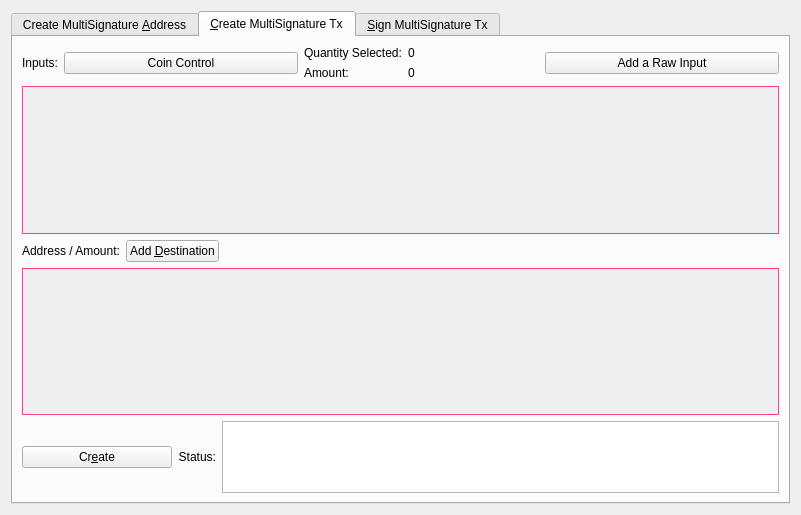
<?xml version="1.0" encoding="UTF-8"?>
<ui version="4.0">
 <class>MultisigDialog</class>
 <widget class="QDialog" name="MultisigDialog">
  <property name="geometry">
   <rect>
    <x>0</x>
    <y>0</y>
    <width>801</width>
    <height>515</height>
   </rect>
  </property>
  <property name="sizePolicy">
   <sizepolicy hsizetype="Fixed" vsizetype="Fixed">
    <horstretch>0</horstretch>
    <verstretch>0</verstretch>
   </sizepolicy>
  </property>
  <property name="windowTitle">
   <string>Multisignature Address Interactions</string>
  </property>
  <layout class="QVBoxLayout" name="verticalLayout_8">
   <item>
    <widget class="QTabWidget" name="multisigTabWidget">
     <property name="styleSheet">
      <string notr="true">QScrollArea{border: 1px solid #fe3d90;}</string>
     </property>
     <property name="currentIndex">
      <number>1</number>
     </property>
     <widget class="QWidget" name="addMultisigTab">
      <property name="sizePolicy">
       <sizepolicy hsizetype="Minimum" vsizetype="Minimum">
        <horstretch>0</horstretch>
        <verstretch>0</verstretch>
       </sizepolicy>
      </property>
      <attribute name="title">
       <string>Create MultiSignature &amp;Address</string>
      </attribute>
      <layout class="QVBoxLayout" name="verticalLayout">
       <item>
        <layout class="QHBoxLayout" name="enterMLayout">
         <item>
          <widget class="QSpinBox" name="enterMSpinbox">
           <property name="sizePolicy">
            <sizepolicy hsizetype="Fixed" vsizetype="Fixed">
             <horstretch>0</horstretch>
             <verstretch>0</verstretch>
            </sizepolicy>
           </property>
           <property name="toolTip">
            <string>How many people must sign to verify a transaction</string>
           </property>
           <property name="minimum">
            <number>1</number>
           </property>
           <property name="maximum">
            <number>15</number>
           </property>
           <property name="value">
            <number>1</number>
           </property>
          </widget>
         </item>
         <item>
          <widget class="QLabel" name="enterMLabel">
           <property name="text">
            <string>Enter the minimum number of signatures required to sign transactions</string>
           </property>
          </widget>
         </item>
        </layout>
       </item>
       <item>
        <layout class="QHBoxLayout" name="addressLabelLayout">
         <item>
          <widget class="QLabel" name="addressLableLabel">
           <property name="text">
            <string>Address Label:</string>
           </property>
          </widget>
         </item>
         <item>
          <widget class="QLineEdit" name="multisigAddressLabel"/>
         </item>
        </layout>
       </item>
       <item>
        <layout class="QHBoxLayout" name="addAddressLayout">
         <item>
          <widget class="QPushButton" name="addAddressButton">
           <property name="toolTip">
            <string>Add another address that could sign to verify a transaction from the multisig address.</string>
           </property>
           <property name="text">
            <string>&amp;Add Address / Key</string>
           </property>
           <property name="icon">
            <iconset resource="../funcoin.qrc">
             <normaloff>:/icons/add</normaloff>:/icons/add</iconset>
           </property>
           <property name="autoDefault">
            <bool>false</bool>
           </property>
          </widget>
         </item>
         <item>
          <widget class="QLabel" name="addAddressLabel">
           <property name="sizePolicy">
            <sizepolicy hsizetype="Preferred" vsizetype="Fixed">
             <horstretch>0</horstretch>
             <verstretch>0</verstretch>
            </sizepolicy>
           </property>
           <property name="text">
            <string>Local addresses or public keys that can sign:</string>
           </property>
          </widget>
         </item>
         <item>
          <spacer name="addAddressSpacer_2">
           <property name="orientation">
            <enum>Qt::Horizontal</enum>
           </property>
           <property name="sizeHint" stdset="0">
            <size>
             <width>40</width>
             <height>10</height>
            </size>
           </property>
          </spacer>
         </item>
        </layout>
       </item>
       <item>
        <widget class="QScrollArea" name="addAddressScrollArea">
         <property name="sizePolicy">
          <sizepolicy hsizetype="Preferred" vsizetype="Expanding">
           <horstretch>0</horstretch>
           <verstretch>0</verstretch>
          </sizepolicy>
         </property>
         <property name="widgetResizable">
          <bool>true</bool>
         </property>
         <widget class="QWidget" name="addAddressWidget">
          <property name="geometry">
           <rect>
            <x>0</x>
            <y>0</y>
            <width>759</width>
            <height>166</height>
           </rect>
          </property>
          <layout class="QVBoxLayout" name="verticalLayout_5">
           <item>
            <layout class="QVBoxLayout" name="addressList"/>
           </item>
           <item>
            <spacer name="verticalSpacer">
             <property name="orientation">
              <enum>Qt::Vertical</enum>
             </property>
             <property name="sizeHint" stdset="0">
              <size>
               <width>20</width>
               <height>40</height>
              </size>
             </property>
            </spacer>
           </item>
          </layout>
         </widget>
        </widget>
       </item>
       <item>
        <layout class="QHBoxLayout" name="addMultisigLayout">
         <item>
          <widget class="QPushButton" name="addMultisigButton">
           <property name="sizePolicy">
            <sizepolicy hsizetype="Preferred" vsizetype="Fixed">
             <horstretch>0</horstretch>
             <verstretch>0</verstretch>
            </sizepolicy>
           </property>
           <property name="toolTip">
            <string>Create a new multisig address</string>
           </property>
           <property name="toolTipDuration">
            <number>-3</number>
           </property>
           <property name="text">
            <string>C&amp;reate</string>
           </property>
           <property name="icon">
            <iconset resource="../funcoin.qrc">
             <normaloff>:/icons/filesave</normaloff>:/icons/filesave</iconset>
           </property>
           <property name="autoDefault">
            <bool>false</bool>
           </property>
          </widget>
         </item>
         <item>
          <widget class="QLabel" name="label">
           <property name="text">
            <string>Status:</string>
           </property>
          </widget>
         </item>
         <item>
          <widget class="QTextEdit" name="addMultisigStatus">
           <property name="sizePolicy">
            <sizepolicy hsizetype="Expanding" vsizetype="Fixed">
             <horstretch>0</horstretch>
             <verstretch>0</verstretch>
            </sizepolicy>
           </property>
           <property name="maximumSize">
            <size>
             <width>16777215</width>
             <height>75</height>
            </size>
           </property>
           <property name="readOnly">
            <bool>true</bool>
           </property>
           <property name="textInteractionFlags">
            <set>Qt::TextSelectableByKeyboard|Qt::TextSelectableByMouse</set>
           </property>
          </widget>
         </item>
        </layout>
       </item>
       <item>
        <widget class="QLabel" name="label_2">
         <property name="sizePolicy">
          <sizepolicy hsizetype="Preferred" vsizetype="Preferred">
           <horstretch>0</horstretch>
           <verstretch>0</verstretch>
          </sizepolicy>
         </property>
         <property name="text">
          <string>Use below to quickly import an address by its redeem. Don't forget to add a label before clicking import!
Keep in mind, the wallet will rescan the blockchain to find transactions containing the new address.
Please be patient after clicking import.</string>
         </property>
         <property name="scaledContents">
          <bool>false</bool>
         </property>
         <property name="wordWrap">
          <bool>true</bool>
         </property>
        </widget>
       </item>
       <item>
        <layout class="QHBoxLayout" name="importLayout">
         <item>
          <widget class="QPushButton" name="importAddressButton">
           <property name="sizePolicy">
            <sizepolicy hsizetype="Fixed" vsizetype="Fixed">
             <horstretch>0</horstretch>
             <verstretch>0</verstretch>
            </sizepolicy>
           </property>
           <property name="text">
            <string>&amp;Import Redeem</string>
           </property>
           <property name="icon">
            <iconset resource="../funcoin.qrc">
             <normaloff>:/icons/receiving_addresses</normaloff>:/icons/receiving_addresses</iconset>
           </property>
          </widget>
         </item>
         <item>
          <widget class="QLineEdit" name="importRedeem">
           <property name="sizePolicy">
            <sizepolicy hsizetype="Preferred" vsizetype="Fixed">
             <horstretch>0</horstretch>
             <verstretch>0</verstretch>
            </sizepolicy>
           </property>
          </widget>
         </item>
        </layout>
       </item>
      </layout>
     </widget>
     <widget class="QWidget" name="createTransactionTab">
      <attribute name="title">
       <string>&amp;Create MultiSignature Tx</string>
      </attribute>
      <layout class="QVBoxLayout" name="verticalLayout_3">
       <item>
        <layout class="QHBoxLayout" name="horizontalLayout_2">
         <item>
          <layout class="QVBoxLayout" name="createTxLayout">
           <item>
            <layout class="QHBoxLayout" name="addTxInputLayout">
             <item>
              <widget class="QLabel" name="addTxInputLabel">
               <property name="sizePolicy">
                <sizepolicy hsizetype="Fixed" vsizetype="Preferred">
                 <horstretch>0</horstretch>
                 <verstretch>0</verstretch>
                </sizepolicy>
               </property>
               <property name="text">
                <string>Inputs:</string>
               </property>
              </widget>
             </item>
             <item>
              <widget class="QPushButton" name="pushButtonCoinControl">
               <property name="sizePolicy">
                <sizepolicy hsizetype="Preferred" vsizetype="Fixed">
                 <horstretch>0</horstretch>
                 <verstretch>0</verstretch>
                </sizepolicy>
               </property>
               <property name="text">
                <string>Coin Control</string>
               </property>
              </widget>
             </item>
             <item>
              <layout class="QFormLayout" name="formLayout_2">
               <property name="rightMargin">
                <number>10</number>
               </property>
               <item row="0" column="0">
                <widget class="QLabel" name="labelQuantity">
                 <property name="text">
                  <string>Quantity Selected:</string>
                 </property>
                </widget>
               </item>
               <item row="0" column="1">
                <widget class="QLabel" name="labelQuantity_int">
                 <property name="text">
                  <string>0</string>
                 </property>
                </widget>
               </item>
               <item row="1" column="0">
                <widget class="QLabel" name="labelAmount">
                 <property name="text">
                  <string>Amount:</string>
                 </property>
                </widget>
               </item>
               <item row="1" column="1">
                <widget class="QLabel" name="labelAmount_int">
                 <property name="text">
                  <string>0</string>
                 </property>
                </widget>
               </item>
              </layout>
             </item>
             <item>
              <widget class="QPushButton" name="addInputButton">
               <property name="sizePolicy">
                <sizepolicy hsizetype="Preferred" vsizetype="Fixed">
                 <horstretch>0</horstretch>
                 <verstretch>0</verstretch>
                </sizepolicy>
               </property>
               <property name="toolTip">
                <string>Add an input to fund the outputs</string>
               </property>
               <property name="text">
                <string>Add a Raw Input</string>
               </property>
               <property name="icon">
                <iconset resource="../funcoin.qrc">
                 <normaloff>:/css/default</normaloff>:/css/default</iconset>
               </property>
              </widget>
             </item>
            </layout>
           </item>
           <item>
            <widget class="QScrollArea" name="txInputsScrollArea">
             <property name="sizePolicy">
              <sizepolicy hsizetype="Preferred" vsizetype="Expanding">
               <horstretch>0</horstretch>
               <verstretch>0</verstretch>
              </sizepolicy>
             </property>
             <property name="widgetResizable">
              <bool>true</bool>
             </property>
             <widget class="QWidget" name="txInputsWidget">
              <property name="geometry">
               <rect>
                <x>0</x>
                <y>0</y>
                <width>747</width>
                <height>131</height>
               </rect>
              </property>
              <layout class="QVBoxLayout" name="verticalLayout_7">
               <item>
                <layout class="QVBoxLayout" name="inputsList"/>
               </item>
               <item>
                <spacer name="txInputsSpacer">
                 <property name="orientation">
                  <enum>Qt::Vertical</enum>
                 </property>
                 <property name="sizeHint" stdset="0">
                  <size>
                   <width>20</width>
                   <height>80</height>
                  </size>
                 </property>
                </spacer>
               </item>
              </layout>
             </widget>
            </widget>
           </item>
           <item>
            <layout class="QHBoxLayout" name="addDestinationLayout">
             <item>
              <widget class="QLabel" name="addDestinationLabel">
               <property name="text">
                <string>Address / Amount:</string>
               </property>
              </widget>
             </item>
             <item>
              <widget class="QPushButton" name="addDestinationButton">
               <property name="sizePolicy">
                <sizepolicy hsizetype="Fixed" vsizetype="Fixed">
                 <horstretch>0</horstretch>
                 <verstretch>0</verstretch>
                </sizepolicy>
               </property>
               <property name="toolTip">
                <string>Add destinations to send FUN to</string>
               </property>
               <property name="text">
                <string>Add &amp;Destination</string>
               </property>
               <property name="icon">
                <iconset resource="../funcoin.qrc">
                 <normaloff>:/icons/add</normaloff>:/icons/add</iconset>
               </property>
              </widget>
             </item>
             <item>
              <spacer name="addDestinationHorizontalSpacer">
               <property name="orientation">
                <enum>Qt::Horizontal</enum>
               </property>
               <property name="sizeHint" stdset="0">
                <size>
                 <width>40</width>
                 <height>20</height>
                </size>
               </property>
              </spacer>
             </item>
            </layout>
           </item>
           <item>
            <widget class="QScrollArea" name="destionationsScrollArea">
             <property name="sizePolicy">
              <sizepolicy hsizetype="Expanding" vsizetype="Expanding">
               <horstretch>0</horstretch>
               <verstretch>0</verstretch>
              </sizepolicy>
             </property>
             <property name="widgetResizable">
              <bool>true</bool>
             </property>
             <widget class="QWidget" name="destinationsScrollAreaContents">
              <property name="geometry">
               <rect>
                <x>0</x>
                <y>0</y>
                <width>747</width>
                <height>130</height>
               </rect>
              </property>
              <layout class="QVBoxLayout" name="verticalLayout_11">
               <item>
                <layout class="QVBoxLayout" name="destinationsList"/>
               </item>
               <item>
                <spacer name="destinationsSpacer">
                 <property name="orientation">
                  <enum>Qt::Vertical</enum>
                 </property>
                 <property name="sizeHint" stdset="0">
                  <size>
                   <width>20</width>
                   <height>20</height>
                  </size>
                 </property>
                </spacer>
               </item>
              </layout>
             </widget>
            </widget>
           </item>
           <item>
            <layout class="QHBoxLayout" name="horizontalLayout_4">
             <item>
              <widget class="QPushButton" name="createButton">
               <property name="sizePolicy">
                <sizepolicy hsizetype="Fixed" vsizetype="Fixed">
                 <horstretch>0</horstretch>
                 <verstretch>0</verstretch>
                </sizepolicy>
               </property>
               <property name="minimumSize">
                <size>
                 <width>150</width>
                 <height>0</height>
                </size>
               </property>
               <property name="toolTip">
                <string>Create a transaction object using the given inputs to the given outputs</string>
               </property>
               <property name="text">
                <string>Cr&amp;eate</string>
               </property>
               <property name="icon">
                <iconset resource="../funcoin.qrc">
                 <normaloff>:/icons/export</normaloff>:/icons/export</iconset>
               </property>
               <property name="autoDefault">
                <bool>false</bool>
               </property>
               <property name="default">
                <bool>true</bool>
               </property>
              </widget>
             </item>
             <item>
              <widget class="QLabel" name="createButtonLabel">
               <property name="sizePolicy">
                <sizepolicy hsizetype="Fixed" vsizetype="Preferred">
                 <horstretch>0</horstretch>
                 <verstretch>0</verstretch>
                </sizepolicy>
               </property>
               <property name="text">
                <string>Status:</string>
               </property>
               <property name="alignment">
                <set>Qt::AlignRight|Qt::AlignTrailing|Qt::AlignVCenter</set>
               </property>
              </widget>
             </item>
             <item>
              <widget class="QTextEdit" name="createButtonStatus">
               <property name="sizePolicy">
                <sizepolicy hsizetype="Expanding" vsizetype="Minimum">
                 <horstretch>0</horstretch>
                 <verstretch>0</verstretch>
                </sizepolicy>
               </property>
               <property name="maximumSize">
                <size>
                 <width>16777215</width>
                 <height>16777215</height>
                </size>
               </property>
               <property name="sizeAdjustPolicy">
                <enum>QAbstractScrollArea::AdjustToContents</enum>
               </property>
               <property name="readOnly">
                <bool>true</bool>
               </property>
              </widget>
             </item>
            </layout>
           </item>
          </layout>
         </item>
         <item>
          <layout class="QHBoxLayout" name="horizontalLayout_3"/>
         </item>
        </layout>
       </item>
      </layout>
     </widget>
     <widget class="QWidget" name="signMultisigTransaction">
      <property name="styleSheet">
       <string notr="true">
         txScrollArea:{
         border: 1px solid #fe3d90;
         }
         keyScrollArea:{
         border: 1px solid #fe3d90;
         }
         txScrollArea:{
         border: 1px solid #fe3d90;
         }</string>
      </property>
      <attribute name="title">
       <string>&amp;Sign MultiSignature Tx</string>
      </attribute>
      <layout class="QVBoxLayout" name="verticalLayout_4">
       <item>
        <layout class="QHBoxLayout" name="transactionHexLayout">
         <item>
          <widget class="QLabel" name="transactionHexLabel">
           <property name="text">
            <string>Transaction Hex:</string>
           </property>
          </widget>
         </item>
         <item>
          <widget class="QLineEdit" name="transactionHex">
           <property name="toolTip">
            <string/>
           </property>
          </widget>
         </item>
        </layout>
       </item>
       <item>
        <layout class="QHBoxLayout" name="horizontalLayout">
         <item>
          <layout class="QVBoxLayout" name="verticalLayout_2">
           <item>
            <layout class="QHBoxLayout" name="horizontalLayout_7">
             <item>
              <widget class="QPushButton" name="signButton">
               <property name="sizePolicy">
                <sizepolicy hsizetype="Preferred" vsizetype="Fixed">
                 <horstretch>0</horstretch>
                 <verstretch>0</verstretch>
                </sizepolicy>
               </property>
               <property name="minimumSize">
                <size>
                 <width>150</width>
                 <height>0</height>
                </size>
               </property>
               <property name="toolTip">
                <string>Sign the transaction from this wallet or from provided private keys</string>
               </property>
               <property name="text">
                <string>S&amp;ign</string>
               </property>
               <property name="icon">
                <iconset resource="../funcoin.qrc">
                 <normaloff>:/icons/edit</normaloff>:/icons/edit</iconset>
               </property>
               <property name="autoDefault">
                <bool>false</bool>
               </property>
               <property name="default">
                <bool>true</bool>
               </property>
              </widget>
             </item>
             <item>
              <widget class="QPushButton" name="commitButton">
               <property name="enabled">
                <bool>false</bool>
               </property>
               <property name="sizePolicy">
                <sizepolicy hsizetype="Preferred" vsizetype="Fixed">
                 <horstretch>0</horstretch>
                 <verstretch>0</verstretch>
                </sizepolicy>
               </property>
               <property name="toolTip">
                <string>&lt;html&gt;&lt;head/&gt;&lt;body&gt;&lt;p&gt;DISABLED until transaction has been signed enough times.&lt;/p&gt;&lt;/body&gt;&lt;/html&gt;</string>
               </property>
               <property name="autoFillBackground">
                <bool>false</bool>
               </property>
               <property name="text">
                <string>Co&amp;mmit</string>
               </property>
               <property name="icon">
                <iconset resource="../funcoin.qrc">
                 <normaloff>:/icons/send</normaloff>:/icons/send</iconset>
               </property>
               <property name="autoDefault">
                <bool>true</bool>
               </property>
              </widget>
             </item>
             <item>
              <layout class="QHBoxLayout" name="addPrivKeyLayout">
               <item>
                <widget class="QPushButton" name="addPrivKeyButton">
                 <property name="sizePolicy">
                  <sizepolicy hsizetype="Fixed" vsizetype="Fixed">
                   <horstretch>0</horstretch>
                   <verstretch>0</verstretch>
                  </sizepolicy>
                 </property>
                 <property name="toolTip">
                  <string>Add private keys to sign the transaction with</string>
                 </property>
                 <property name="text">
                  <string>Add Private &amp;Key</string>
                 </property>
                 <property name="icon">
                  <iconset resource="../funcoin.qrc">
                   <normaloff>:/icons/add</normaloff>:/icons/add</iconset>
                 </property>
                </widget>
               </item>
               <item>
                <widget class="QLabel" name="addPrivKeyLabel">
                 <property name="text">
                  <string>Sign with only private keys (Not Recommened)</string>
                 </property>
                </widget>
               </item>
              </layout>
             </item>
            </layout>
           </item>
           <item>
            <layout class="QHBoxLayout" name="horizontalLayout_5">
             <item>
              <widget class="QLabel" name="signButtonStatusLabel">
               <property name="text">
                <string>Status:</string>
               </property>
              </widget>
             </item>
             <item>
              <widget class="QTextEdit" name="signButtonStatus">
               <property name="sizePolicy">
                <sizepolicy hsizetype="Expanding" vsizetype="Preferred">
                 <horstretch>0</horstretch>
                 <verstretch>0</verstretch>
                </sizepolicy>
               </property>
               <property name="maximumSize">
                <size>
                 <width>16777215</width>
                 <height>16777215</height>
                </size>
               </property>
               <property name="verticalScrollBarPolicy">
                <enum>Qt::ScrollBarAsNeeded</enum>
               </property>
               <property name="readOnly">
                <bool>true</bool>
               </property>
               <property name="textInteractionFlags">
                <set>Qt::TextSelectableByKeyboard|Qt::TextSelectableByMouse</set>
               </property>
              </widget>
             </item>
            </layout>
           </item>
           <item>
            <widget class="QScrollArea" name="keyScrollArea">
             <property name="sizePolicy">
              <sizepolicy hsizetype="Expanding" vsizetype="Expanding">
               <horstretch>0</horstretch>
               <verstretch>0</verstretch>
              </sizepolicy>
             </property>
             <property name="sizeAdjustPolicy">
              <enum>QAbstractScrollArea::AdjustToContents</enum>
             </property>
             <property name="widgetResizable">
              <bool>true</bool>
             </property>
             <widget class="QWidget" name="keyScrollAreaContents">
              <property name="geometry">
               <rect>
                <x>0</x>
                <y>0</y>
                <width>755</width>
                <height>168</height>
               </rect>
              </property>
              <layout class="QVBoxLayout" name="verticalLayout_9">
               <item>
                <layout class="QVBoxLayout" name="keyList"/>
               </item>
               <item>
                <spacer name="keySpacer">
                 <property name="orientation">
                  <enum>Qt::Vertical</enum>
                 </property>
                 <property name="sizeHint" stdset="0">
                  <size>
                   <width>20</width>
                   <height>20</height>
                  </size>
                 </property>
                </spacer>
               </item>
              </layout>
             </widget>
            </widget>
           </item>
          </layout>
         </item>
        </layout>
       </item>
      </layout>
     </widget>
    </widget>
   </item>
  </layout>
 </widget>
 <resources>
  <include location="../funcoin.qrc"/>
 </resources>
 <connections/>
</ui>
